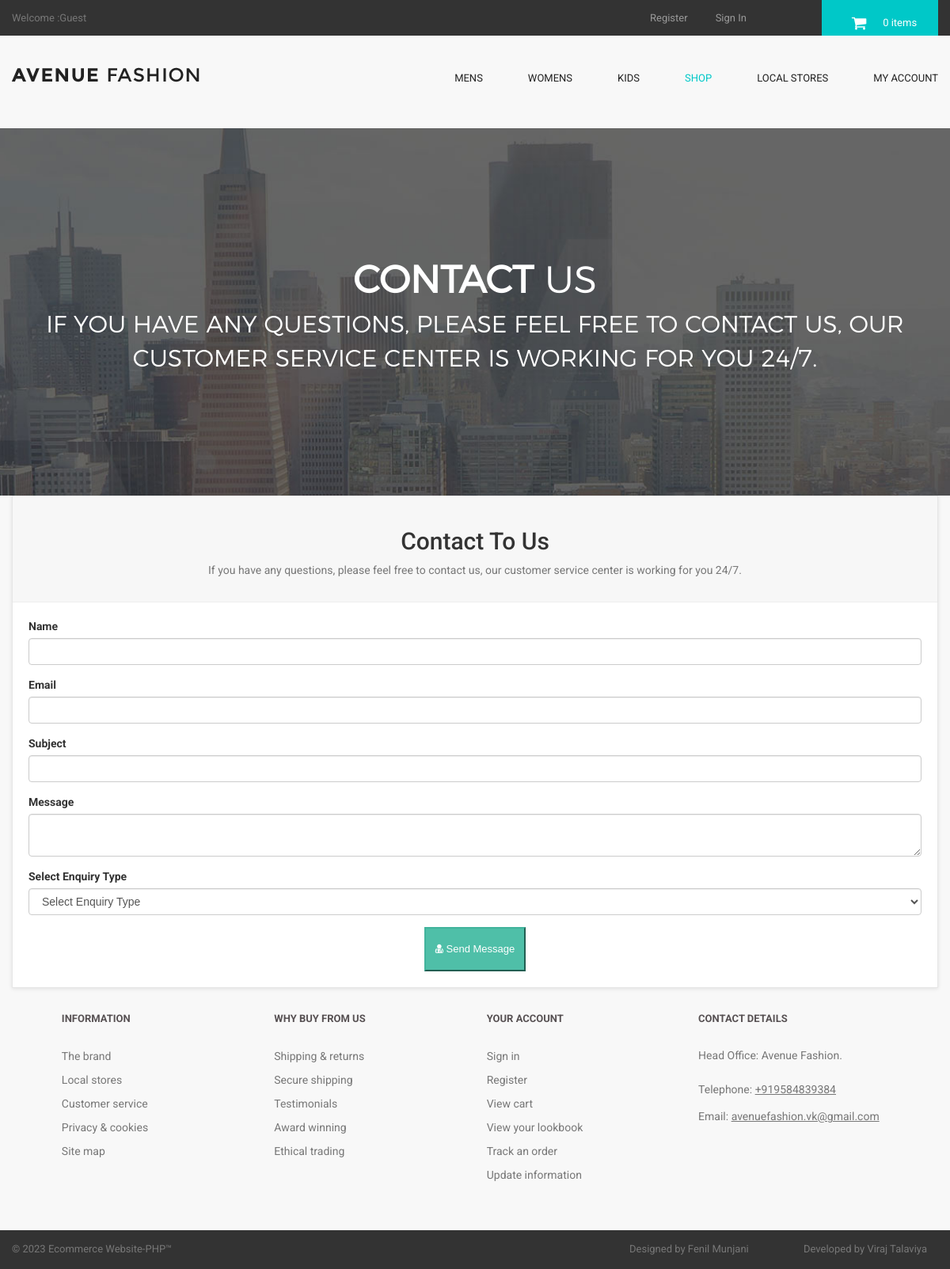
The page /contact.php on the database its author committed.
### tables this page shows
CREATE TABLE `contact_us` (
  `contact_id` int(10) NOT NULL,
  `contact_email` text NOT NULL,
  `contact_heading` text NOT NULL,
  `contact_desc` text NOT NULL
);

### contact.php (the view, shortened to what this page needs)
<?php
include("includes/db.php");
include("includes/header.php");
include("includes/main.php");
?>
  <main>
    <div class="nero">
      <div class="nero__heading">
        <span class="nero__bold">Contact</span> Us
      </div>
      <p class="nero__text">
      If you have any questions, please feel free to contact us, our customer service center is working for you 24/7.
      </p>
    </div>
  </main>
<div class="col-md-12" >
<div class="box" >
<div class="box-header" >
<center>
<?php
$get_contact_us = "select * from contact_us";
$run_conatct_us = mysqli_query($con,$get_contact_us);
$row_conatct_us = mysqli_fetch_array($run_conatct_us);
$contact_heading = $row_conatct_us['contact_heading'];
$contact_desc = $row_conatct_us['contact_desc'];
?>
<h2> <?php echo $contact_heading; ?> </h2>
<p class="text-muted" >
<?php echo $contact_desc; ?>
</p>
</center>
</div>
<form action="contact.php" method="post" >
<div class="form-group" >
<label>Name</label>
<input type="text" class="form-control" name="name" required>
</div>
<div class="form-group">
<label>Email</label>
<input type="text" class="form-control" name="email" required>
</div>
<div class="form-group">
<label> Subject </label>
<input type="text" class="form-control" name="subject" required>
</div>
<div class="form-group">
<label> Message </label>
<textarea class="form-control" name="message"> </textarea>
</div>
<div class="form-group">
<label> Select Enquiry Type </label>
<select name="enquiry_type" class="form-control">
<option> Select Enquiry Type </option>
</select>
</div>
<div class="text-center">
<button type="submit" name="submit" class="btn btn-primary">
<i class="fa fa-user-md"></i> Send Message
</button>
</div>
</form>
</div>
</div>
<?php
include("includes/footer.php");
?>
</body>
</html>

### styles/backend.css (style rules this page uses)
html { font-family: "Roboto", Helvetica, Arial, sans-serif; line-height: 1.15; -ms-text-size-adjust: 100%; -webkit-text-size-adjust: 100% }
body { margin: 0; font-family: "Roboto", Helvetica, Arial, sans-serif; }
figcaption, figure, main { display: block }
button, input, optgroup, select, textarea { font-family: sans-serif; font-size: 100%; line-height: 1.15; margin: 0 }
button, input { overflow: visible }
button, select { text-transform: none }
[type=reset], [type=submit], button, html [type=button] { -webkit-appearance: button }
textarea { overflow: auto }
html { box-sizing: border-box }
body { min-width: 1190px; font-family: Montserrat, sans-serif; font-weight: 400; background-color: white; }
.btn { display: inline-block; vertical-align: top; font-size: 13px; line-height: 40px; text-decoration: none; -webkit-transition: .3s; transition: .3s }
.nero { padding-top: 160px; padding-bottom: 140px; font-family: 'montserratlight', sans-serif; text-align: center; text-transform: uppercase; color: #FFF; background: #666 url("../images/banner-ave.jpg") no-repeat; background-size: cover; background-position: center; }
.nero__heading { font-size: 48px; }
.nero__bold { font-weight: 700; }
.nero__text { font-size: 30px; }

### styles/style.css (style rules this page uses)
body { font-family: "Roboto", Helvetica, Arial, sans-serif; font-size: 14px; line-height: 1.42857143; color: #333333; background-color: #f0f0f0; overflow-x: hidden; }
.btn-primary { color:rgb(255, 255, 255); background-color:rgb(79, 191, 168); border-color:rgb(65, 179, 156); }
.box { background: #fff; margin: 0 0 30px; border: solid 1px #e6e6e6; box-sizing: border-box; padding:20px; box-shadow: 0 1px 5px rgba(0, 0, 0, 0.1); }
.box .box-header { background:#f7f7f7; margin:-20px -20px 20px; padding:20px; border-bottom: solid 1px #eeeeee; }

### rows shown on the page
contact_us: contact_heading "Contact To Us", contact_desc "If you have any questions, please feel free to contact us, our customer service center is working for you 24/7."

### other values the page prints
$count_items "0"
